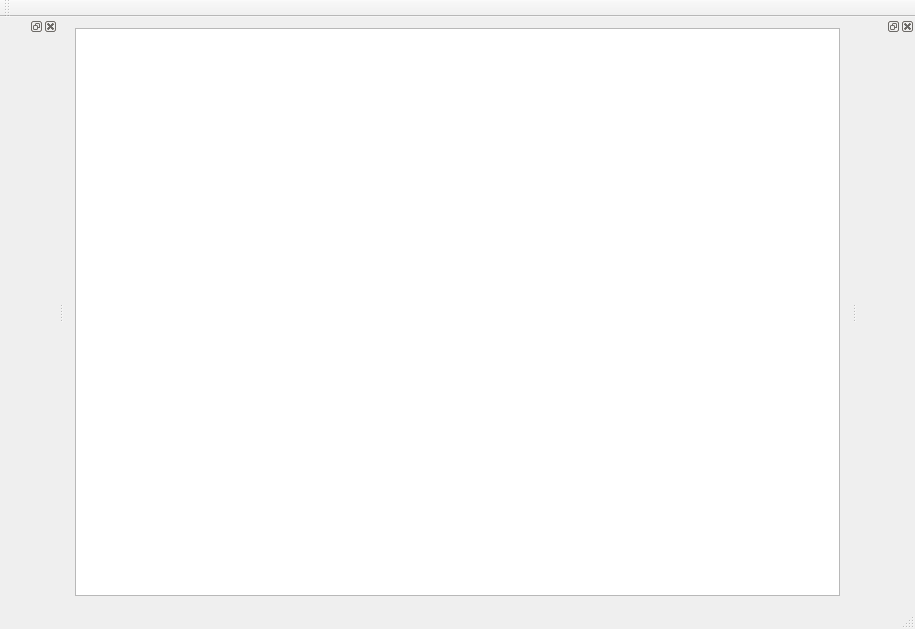
<?xml version="1.0" encoding="UTF-8"?>
<ui version="4.0">
 <class>MainWindow</class>
 <widget class="QMainWindow" name="MainWindow">
  <property name="geometry">
   <rect>
    <x>0</x>
    <y>0</y>
    <width>915</width>
    <height>629</height>
   </rect>
  </property>
  <property name="minimumSize">
   <size>
    <width>0</width>
    <height>0</height>
   </size>
  </property>
  <property name="windowTitle">
   <string>MainWindow</string>
  </property>
  <widget class="QWidget" name="centralWidget">
   <layout class="QGridLayout" name="gridLayout">
    <item row="0" column="0">
     <widget class="GraphicsView" name="view">
      <property name="autoFillBackground">
       <bool>false</bool>
      </property>
      <property name="frameShape">
       <enum>QFrame::StyledPanel</enum>
      </property>
      <property name="backgroundBrush">
       <brush brushstyle="NoBrush">
        <color alpha="255">
         <red>28</red>
         <green>27</green>
         <blue>32</blue>
        </color>
       </brush>
      </property>
     </widget>
    </item>
   </layout>
  </widget>
  <widget class="QMenuBar" name="menuBar">
   <property name="geometry">
    <rect>
     <x>0</x>
     <y>0</y>
     <width>915</width>
     <height>21</height>
    </rect>
   </property>
  </widget>
  <widget class="QToolBar" name="mainToolBar">
   <attribute name="toolBarArea">
    <enum>TopToolBarArea</enum>
   </attribute>
   <attribute name="toolBarBreak">
    <bool>false</bool>
   </attribute>
  </widget>
  <widget class="QStatusBar" name="statusBar"/>
  <widget class="QDockWidget" name="EditWidgetDock">
   <property name="sizePolicy">
    <sizepolicy hsizetype="Preferred" vsizetype="Preferred">
     <horstretch>0</horstretch>
     <verstretch>0</verstretch>
    </sizepolicy>
   </property>
   <property name="features">
    <set>QDockWidget::AllDockWidgetFeatures</set>
   </property>
   <property name="allowedAreas">
    <set>Qt::BottomDockWidgetArea|Qt::LeftDockWidgetArea|Qt::RightDockWidgetArea</set>
   </property>
   <attribute name="dockWidgetArea">
    <number>2</number>
   </attribute>
   <widget class="EditItemDockWidget" name="EditDockItem"/>
  </widget>
  <widget class="QDockWidget" name="dockWidget_3">
   <attribute name="dockWidgetArea">
    <number>1</number>
   </attribute>
   <widget class="QWidget" name="dockWidgetContents_5">
    <layout class="QGridLayout" name="gridLayout_3">
     <item row="0" column="0">
      <widget class="SceneViewDockWidget" name="widget" native="true"/>
     </item>
    </layout>
   </widget>
  </widget>
 </widget>
 <layoutdefault spacing="6" margin="11"/>
 <customwidgets>
  <customwidget>
   <class>EditItemDockWidget</class>
   <extends>QWidget</extends>
   <header location="global">edititemdockwidget.h</header>
   <container>1</container>
  </customwidget>
  <customwidget>
   <class>GraphicsView</class>
   <extends>QGraphicsView</extends>
   <header location="global">graphicsview.h</header>
  </customwidget>
  <customwidget>
   <class>SceneViewDockWidget</class>
   <extends>QWidget</extends>
   <header>sceneviewdockwidget.h</header>
   <container>1</container>
  </customwidget>
 </customwidgets>
 <resources/>
 <connections/>
</ui>
